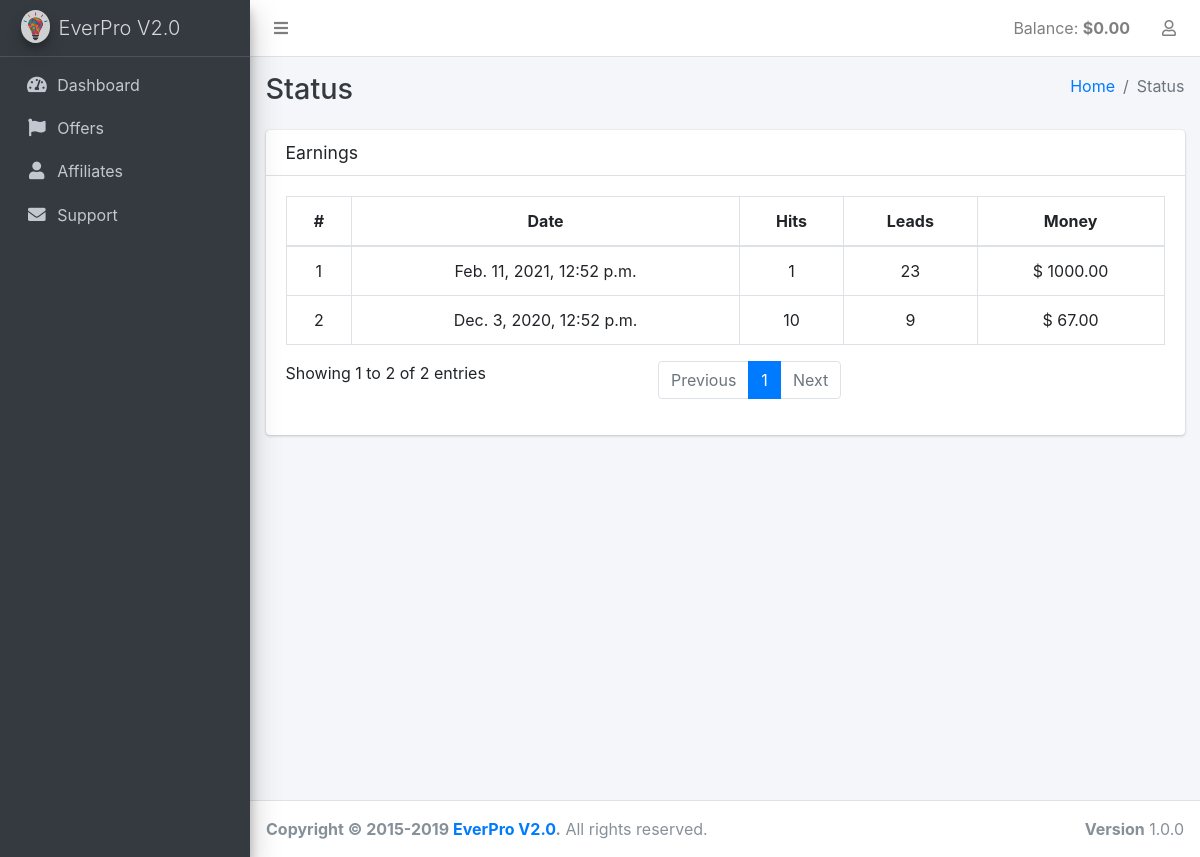
The app's page /dashboard/status/ (signed in) with its own data.
### profiles/models.py (models this page shows, shortened)
class User(AbstractBaseUser):
    email = models.EmailField(_('email address'), unique=True)
    is_staff = models.BooleanField(
        _('staff status'),
        default=False,
        help_text=_('Designates whether the user can log into this admin site.')
    )
    is_active = models.BooleanField(
        _('active'),
        default=False,
        help_text=_('Designates whether this user should be treated as active. '
                    'Unselect this instead of deleting accounts.')
    )
    is_superuser = models.BooleanField(
        _('Is superuser?'),
        default=False,
        help_text=_('Designates that this user has all permissions without explicitly assigning them.')
    )
    date_joined = models.DateTimeField(_('date joined'), default=timezone.now)
    first_name = models.CharField(_('first name'), max_length=30, blank=True)
    last_name = models.CharField(_('last name'), max_length=30, blank=True)
    USERNAME_FIELD = 'email'
    objects = UserManager()
    class Meta:
        verbose_name = _('user')
        verbose_name_plural = _('users')
        ordering = ['-id']
    def get_full_name(self):
        return u"{0} {1}".format(self.first_name, self.last_name).strip() or self.email
    def get_balance(self):
        if Balance.objects.filter(customer=self).count() == 0:
            Balance.objects.create(customer=self, balance=Decimal('0.00'))
        return Balance.objects.filter(customer=self).aggregate(Sum('balance'))['balance__sum']

### dashboard/models.py (models this page shows)
class Earnings(models.Model):
    customer = models.ForeignKey(settings.AUTH_USER_MODEL, on_delete=models.CASCADE, related_name='earnings')
    earning_date = models.DateTimeField(_('Date'))
    hits = models.IntegerField(_('Hits'), default=0)
    leads = models.IntegerField(_('Leads'), default=0)
    money = models.DecimalField(_('Money'), max_digits=6, decimal_places=2)
    class Meta:
        ordering = ('-earning_date',)

### dashboard/views.py (the view)
# urls.py: path('status/', StatusView.as_view(), name='status'),
class StatusView(LoginRequiredMixin, ListView):
    success_url = '/dashboard/status/'
    template_name = 'dashboard/status.html'
    model = Earnings
    context_object_name = 'earnings'
    paginate_by = 30
    def get_queryset(self):
        return Earnings.objects.filter(customer=self.request.user)

### common/mixins.py (called while the page is built)
    @method_decorator(login_required)
    def dispatch(self, request, *args, **kwargs):
        return super(LoginRequiredMixin, self).dispatch(request, *args, **kwargs)

### templates/dashboard/status.html (shortened to what this page needs)
{% extends "dashboard/include/layout.html" %}
{% load static %}
{% block sidebar %}
{% include "dashboard/include/sidebar.html" with active='Status' %}
{% endblock %}
{% block content-header %}
  {% include "dashboard/include/content-header.html" with header='Status' %}
{% endblock %}
{% block content %}
  <div class="card" style="width: 100%;">
    <div class="card-header">
      <h3 class="card-title">Earnings</h3>
    </div>
    <div class="card-body">
      <div class="dataTables_wrapper dt-bootstrap4">
        <table id="earnings-table" class="table table-bordered table-hover">
          <thead>
          <tr>
            <th class="text-center" scope="col">#</th>
            <th class="text-center" scope="col">Date</th>
            <th class="text-center" scope="col">Hits</th>
            <th class="text-center" scope="col">Leads</th>
            <th class="text-center" scope="col">Money</th>
          </tr>
          </thead>
          <tbody>
          {% for earning in earnings %}
            <tr>
              <td class="text-center" scope="row">{{ forloop.counter }}</td>
              <td class="text-center">{{ earning.earning_date }}</td>
              <td class="text-center">{{ earning.hits }}</td>
              <td class="text-center">{{ earning.leads }}</td>
              <td class="text-center">$ {{ earning.money }}</td>
            </tr>
          {% endfor %}
          </tbody>
        </table>
      </div>
    </div>
  </div>
{% endblock content %}

### templates/dashboard/include/layout.html (shortened to what this page needs)
{% load i18n static %}
<!DOCTYPE html>
<html>
<head>
  <link href="{% static 'plugins/fontawesome-free/css/all.min.css' %}" rel="stylesheet" type="text/css" />
  <link href="{% static 'plugins/tempusdominus-bootstrap-4/css/tempusdominus-bootstrap-4.min.css' %}" rel="stylesheet" type="text/css" />
  <link href="{% static 'plugins/icheck-bootstrap/icheck-bootstrap.min.css' %}" rel="stylesheet" type="text/css" />
  <link href="{% static 'plugins/adminlte/css/adminlte.min.css' %}" rel="stylesheet" type="text/css" />
  <link href="{% static 'plugins/overlayScrollbars/css/OverlayScrollbars.min.css' %}" rel="stylesheet" type="text/css" />
</head>
{% load i18n %}
<body class="hold-transition sidebar-mini layout-fixed">
  <div class="wrapper">
    <nav class="main-header navbar navbar-expand navbar-light navbar-white">
      <ul class="navbar-nav">
        <li class="nav-item">
          <a class="nav-link" data-widget="pushmenu" href="#"><i class="fas fa-bars"></i> </a>
        </li>
      </ul>
      <ul class="navbar-nav ml-auto">
        <li class="nav-item">
          <span class="nav-link">Balance: <strong>${{ user.get_balance|default:'0'|floatformat:2 }}</strong></span>
        </li>
        <li class="nav-item dropdown">
          <a class="nav-link" data-toggle="dropdown" href="#">
            <i class="far fa-user"></i>
          </a>
        </li>
      </ul>
    </nav>
    <aside class="main-sidebar sidebar-dark-primary elevation-4">
      <a href="#" class="brand-link">
        <img src="{% static 'img/logo.png' %}" alt="Logo" class="brand-image img-circle elevation-3"
             style="opacity: .8">
        <span class="brand-text font-weight-light">EverPro V2.0</span>
      </a>
      {% block sidebar %}
      {% endblock %}
    </aside>
    <div class="content-wrapper">
      {%  block content-header %}
      {% endblock %}
      <section class="content">
        <div class="container-fluid">
          {% block content %}
          {% endblock %}
        </div>
      </section>
    </div>
    <footer class="main-footer">
      <div class="float-right d-none d-sm-inline">
        <b>Version</b> 1.0.0
      </div>
      <strong>Copyright &copy; 2015-2019 <a href="/">EverPro V2.0</a>.</strong>
      All rights reserved.
    </footer>
  </div>
</body>
</html>

### records on screen
User: get_balance "0.00"
Earnings: earning_date "Feb. 11, 2021, 12:52 p.m.", hits "1", leads "23", money "1000.00"
Earnings: earning_date "Dec. 3, 2020, 12:52 p.m.", hits "10", leads "9", money "67.00"

### other values on screen
{{ header }} "Status"
